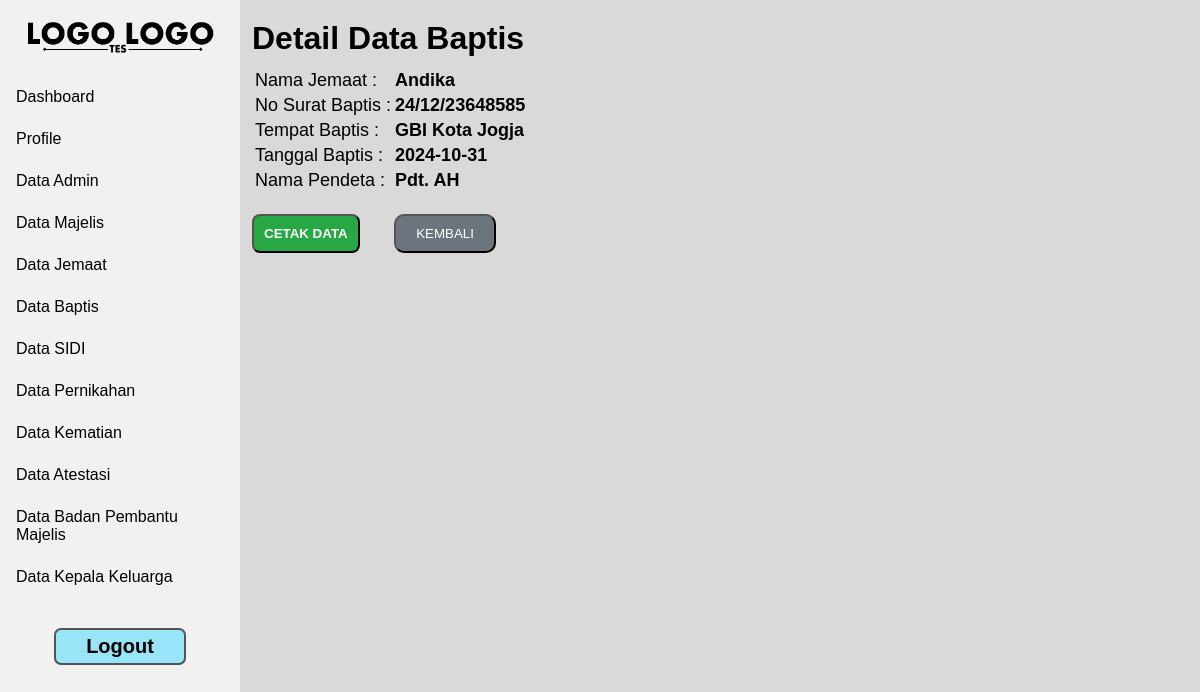
Screenshot of /admin/detail_baptis.php?id=4206072308052330 (signed in) with the database file from the repository.
### tables this page shows
CREATE TABLE `baptis` (
  `nik` varchar(16) NOT NULL,
  `no_surat_baptis` varchar(150) NOT NULL,
  `tempat_baptis` varchar(250) NOT NULL,
  `tanggal_baptis` date NOT NULL,
  `nama_pendeta` varchar(250) NOT NULL
);

CREATE TABLE `jemaat` (
  `nik` varchar(16) NOT NULL,
  `no_kk` varchar(16) NOT NULL,
  `nama_jemaat` varchar(200) NOT NULL,
  `password` varchar(200) NOT NULL,
  `jenis_kelamin` varchar(9) NOT NULL,
  `tempat_lahir` varchar(150) NOT NULL,
  `tanggal_lahir` date NOT NULL,
  `pendidikan_terakhir` varchar(100) NOT NULL,
  `pekerjaan` varchar(150) NOT NULL,
  `blok` varchar(2) NOT NULL,
  `pepanthan` varchar(50) NOT NULL,
  `status_hubungan_keluarga` varchar(100) NOT NULL,
  `status_jemaat` varchar(50) NOT NULL,
  `no_handphone` varchar(13) NOT NULL,
  `provinsi_kk` varchar(150) NOT NULL,
  `kab_kota_kk` varchar(150) NOT NULL,
  `kecamatan_kk` varchar(150) NOT NULL,
  `kelurahan_kk` varchar(150) NOT NULL,
  `rw_kk` varchar(4) NOT NULL,
  `rt_kk` varchar(4) NOT NULL,
  `provinsi_domisili` varchar(150) NOT NULL,
  `kab_kota_domisili` varchar(150) NOT NULL,
  `kecamatan_domisili` varchar(150) NOT NULL,
  `kelurahan_domisili` varchar(150) NOT NULL,
  `rw_domisili` varchar(4) NOT NULL,
  `rt_domisili` varchar(4) NOT NULL
);

### admin/detail_baptis.php (the view, shortened to what this page needs)
<!DOCTYPE html>
<html lang="en">
<head>
</head>
<body>
    <?php
        include "../session/session_login.php";
        include "navbar.php";
        $query=mysqli_query($konek_db, "SELECT * FROM baptis INNER JOIN jemaat ON baptis.nik = jemaat.nik WHERE baptis.nik ='".$_GET['id']."'");
        $data = mysqli_fetch_array ($query);
    ?>
    <div class="body-content">
        <h1>Detail Data Baptis</h1>
        <form action="" method="POST">
            <table id="tb-list">
                <tr>
                    <td><label id="label-input">Nama Jemaat :</label></td>
                    <td><label id="data-list"><b><?php echo $data['nama_jemaat'] ?></b></label></td>
                </tr>
                <tr>
                    <td><label id="label-gejala">No Surat Baptis :</label></td>
                    <td><label id="data-list"><b><?php echo $data['no_surat_baptis'] ?></b></label></td>
                </tr>
                <tr>
                    <td><label id="label-gejala">Tempat Baptis :</label></td>
                    <td><label id="data-list"><b><?php echo $data['tempat_baptis']?></b></label></td>
                </tr>
                <tr>
                    <td><label id="label-gejala">Tanggal Baptis :</label></td>
                    <td><label id="data-list"><b><?php echo $data['tanggal_baptis'] ?></b></label></td>
                </tr>
                <tr>
                    <td><label id="label-gejala">Nama Pendeta :</label></td>
                    <td><label id="data-list"><b><?php echo $data['nama_pendeta'] ?></b></label></td>
                </tr>
            </table>
            <button id="btn-cetak" name='cetak'>CETAK DATA</button>
            <a id="-" href="data_baptis.php"><button id="btn-kembali" type="button">KEMBALI</button></a>
        </form>
    </div>
</body>
</html>

### css/style-navbar.css (style rules this page uses)
* { font-family: sans-serif; box-sizing: border-box; text-decoration: none; margin: 0; }
body { background-color: #D9D9D9; }
.body-content { padding-top: 20px; margin-left: 21%; overflow-y: scroll; -ms-overflow-style: none; scrollbar-width: none; height: 100%; }

### css/style-tb-btn.css (style rules this page uses)
#btn-kembali { background: #6c757d; color: #ffffff; cursor: pointer; border-radius: 10px; margin-top: 20px; padding: 10px 20px; }
#btn-cetak { background: #28a745; color: #ffffff; cursor: pointer; margin-top: 15px; padding: 10px 10px; border-radius: 8px; font-weight: bold; margin-right: 30px; }
#tb-list { margin-top: 10px; font-size: 18px; }
tr { vertical-align: top; }

### css/style-admin.css (style rules this page uses)
#data-list { font-size: 18px; }

### rows the page displays
baptis: jemaat.nama_jemaat "Andika", no_surat_baptis "24/12/23648585", tempat_baptis "GBI Kota Jogja", tanggal_baptis "2024-10-31", nama_pendeta "Pdt. AH"
